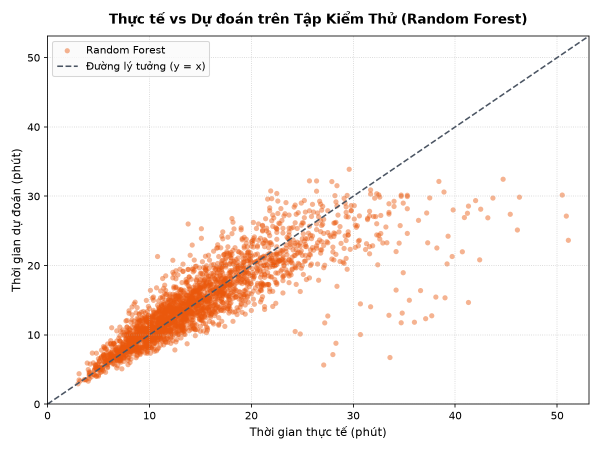
#> input picture food-eta/reports/actual_vs_pred.png, 1200 x 900 px (shown at 1/2 size)
$ python prepare_images.py --input-dir ../reports
#> lines starting #> are read from the running program, lines starting #| are printed output that depends on the picture
### food-eta/src/config.py
"""
config.py - Cấu hình dùng chung cho toàn bộ dự án Food ETA Đà Nẵng.
Cấu trúc phân cấp: Khu vực (REGIONS) -> Danh sách quán hư cấu -> Thực đơn món ăn.
Hoàn toàn không sử dụng tên quán thật hay địa chỉ thật.
"""
from pathlib import Path

# Thư mục gốc dự án food-eta
BASE_DIR = Path(__file__).resolve().parent.parent
DATA_DIR = BASE_DIR / "data"
MODELS_DIR = BASE_DIR / "models"
REPORTS_DIR = BASE_DIR / "reports"
STATIC_DIR = BASE_DIR / "app" / "static"
IMAGES_DIR = STATIC_DIR / "images"
BACKUP_MODELS_DIR = MODELS_DIR / "backup"

# Đảm bảo các thư mục tồn tại
DATA_DIR.mkdir(parents=True, exist_ok=True)
MODELS_DIR.mkdir(parents=True, exist_ok=True)
REPORTS_DIR.mkdir(parents=True, exist_ok=True)
STATIC_DIR.mkdir(parents=True, exist_ok=True)
IMAGES_DIR.mkdir(parents=True, exist_ok=True)
BACKUP_MODELS_DIR.mkdir(parents=True, exist_ok=True)

FEEDBACK_FILE = DATA_DIR / "feedback.csv"
REAL_ORDERS_TEMPLATE = DATA_DIR / "real_orders_template.csv"

# Cấu trúc phân cấp 3 khu vực -> 8 quán ăn hư cấu tại Đà Nẵng
# Cố ý có các quán cùng dòng món ở khu vực khác nhau (Mì Quảng, Bánh Xèo, Trà & Cà Phê)
# với tốc độ bếp, nhân sự và thời gian gốc khác nhau để người dùng so sánh.
REGIONS = [
    {
        "id": "hai_chau",
        "name": "Quận Hải Châu",
        "emoji": "🏙️",
        "tagline": "Trung tâm nhộn nhịp · Mì Quảng, cơm gà & trà phố",
        "stores": [
            {
                "store": "Mì Quảng Hạt Sen",
                "district": "Quận Hải Châu, Đà Nẵng",
                "emoji": "🍜",
                "description": "Mì Quảng nước nhưn đậm đà, bánh tráng mè giòn rụm",
                "open_hours": "06:30 – 21:30",
                "cover_image": "store-mi-quang.webp",
                "speed_factor": 0.92,
                "variance": 0.12,
                "staff_range": (1, 3),
                "dishes": [
                    {"dish": "Mì Quảng gà ta", "slug": "mi-quang-ga-ta", "group": "nuoc_dung", "base_time": 7.0, "image": "mi-quang-ga-ta.webp"},
                    {"dish": "Mì Quảng tôm thịt", "slug": "mi-quang-tom-thit", "group": "nuoc_dung", "base_time": 7.5, "image": "mi-quang-tom-thit.webp"},
                    {"dish": "Mì Quảng ếch đồng", "slug": "mi-quang-ech-dong", "group": "nuoc_dung", "base_time": 8.5, "image": "mi-quang-ech-dong.webp"},
                    {"dish": "Mì Quảng cá lóc", "slug": "mi-quang-ca-loc", "group": "nuoc_dung", "base_time": 9.0, "image": "mi-quang-ca-loc.webp"},
                    {"dish": "Mì Quảng bò tái", "slug": "mi-quang-bo-tai", "group": "nuoc_dung", "base_time": 8.0, "image": "mi-quang-bo-tai.webp"},
                ]
            },
            {
                "store": "Cơm Gà Phố Cổ",
                "district": "Quận Hải Châu, Đà Nẵng",
                "emoji": "🍗",
                "description": "Cơm gà xối mỡ vàng ươm, nấu bằng nước luộc gà thả vườn",
                "open_hours": "09:30 – 21:30",
                "cover_image": "store-com-ga.webp",
                "speed_factor": 0.88,
                "variance": 0.11,
                "staff_range": (2, 4),
                "dishes": [
                    {"dish": "Cơm gà xé Tam Kỳ", "slug": "com-ga-xe-tam-ky", "group": "com", "base_time": 6.0, "image": "com-ga-xe-tam-ky.webp"},
                    {"dish": "Cơm gà quay da giòn", "slug": "com-ga-quay-da-gion", "group": "com", "base_time": 7.5, "image": "com-ga-quay-da-gion.webp"},
                    {"dish": "Cơm gà luộc chặt", "slug": "com-ga-luoc-chat", "group": "com", "base_time": 6.5, "image": "com-ga-luoc-chat.webp"},
                    {"dish": "Cơm lòng mề gà xào nghệ", "slug": "com-long-me-ga-xao-nghe", "group": "com", "base_time": 7.0, "image": "com-long-me-ga-xao-nghe.webp"},
                ]
            },
            {
                "store": "Tiệm Trà Cố Đô",
                "district": "Quận Hải Châu, Đà Nẵng",
                "emoji": "🧋",
                "description": "Trà hoa ủ lạnh và cà phê phin rang mộc giữa lòng trung tâm",
                "open_hours": "07:00 – 22:30",
                "cover_image": "store-tiem-tra-co-do.webp",
                "speed_factor": 0.92,
                "variance": 0.13,
                "staff_range": (2, 3),
                "dishes": [
                    {"dish": "Cà phê muối Đà Nẵng", "slug": "ca-phe-muoi-da-nang", "group": "do_uong", "base_time": 4.2, "image": "ca-phe-muoi-da-nang.webp"},
                    {"dish": "Cà phê sữa đá phin", "slug": "ca-phe-sua-da", "group": "do_uong", "base_time": 3.5, "image": "ca-phe-sua-da.webp"},
                    {"dish": "Trà đào cam sả", "slug": "tra-dao-cam-sa", "group": "do_uong", "base_time": 3.8, "image": "tra-dao-cam-sa.webp"},
                    {"dish": "Trà vải lài thơm", "slug": "tra-vai-lai-thom", "group": "do_uong", "base_time": 3.8, "image": "tra-vai-lai-thom.webp"},
                    {"dish": "Trà sen vàng kem mặn", "slug": "tra-sen-vang", "group": "do_uong", "base_time": 4.8, "image": "tra-sen-vang.webp"},
                ]
            },
        ]
    },
    {
        "id": "son_tra",
        "name": "Quận Sơn Trà",
        "emoji": "🌊",
        "tagline": "Ven sông biển lộng gió · Bún chả cá, bánh xèo & mì Quảng",
        "stores": [
            {
                "store": "Bún Chả Cá Biển Xanh",
                "district": "Quận Sơn Trà, Đà Nẵng",
                "emoji": "🐟",
                "description": "Bún chả cá ngọt thanh từ cá biển tươi cập bến mỗi sáng",
                "open_hours": "06:00 – 21:00",
                "cover_image": "store-bun-cha-ca.webp",
                "speed_factor": 0.90,
                "variance": 0.10,
                "staff_range": (1, 3),
                "dishes": [
                    {"dish": "Bún chả cá đặc biệt", "slug": "bun-cha-ca-dac-biet", "group": "nuoc_dung", "base_time": 6.5, "image": "bun-cha-ca-dac-biet.webp"},
                    {"dish": "Bún cá thu tươi", "slug": "bun-ca-thu-tuoi", "group": "nuoc_dung", "base_time": 7.0, "image": "bun-ca-thu-tuoi.webp"},
                    {"dish": "Bún riêu cua đồng", "slug": "bun-rieu-cua-dong", "group": "nuoc_dung", "base_time": 6.0, "image": "bun-rieu-cua-dong.webp"},
                    {"dish": "Bún chả cá viên chiên", "slug": "bun-cha-ca-vien-chien", "group": "nuoc_dung", "base_time": 5.5, "image": "bun-cha-ca-vien-chien.webp"},
                ]
            },
            {
                "store": "Bánh Xèo Sông Hàn",
                "district": "Quận Sơn Trà, Đà Nẵng",
                "emoji": "🥞",
                "description": "Bánh xèo chảo gang giòn rụm kèm nem lụi và nước lèo béo",
                "open_hours": "10:00 – 22:00",
                "cover_image": "store-banh-xeo.webp",
                "speed_factor": 1.18,
                "variance": 0.18,
                "staff_range": (2, 4),
                "dishes": [
                    {"dish": "Bánh xèo tôm nhảy giòn", "slug": "banh-xeo-tom-nhay-gion", "group": "chien_nuong", "base_time": 13.0, "image": "banh-xeo-tom-nhay-gion.webp"},
                    {"dish": "Bánh xèo thịt bò bắp", "slug": "banh-xeo-thit-bo-bap", "group": "chien_nuong", "base_time": 12.5, "image": "banh-xeo-thit-bo-bap.webp"},
                    {"dish": "Nem lụi nướng than hoa", "slug": "nem-lui-nuong-than-hoa", "group": "chien_nuong", "base_time": 10.0, "image": "nem-lui-nuong-than-hoa.webp"},
                    {"dish": "Bò cuộn lá lốt nướng", "slug": "bo-cuon-la-lot-nuong", "group": "chien_nuong", "base_time": 11.0, "image": "bo-cuon-la-lot-nuong.webp"},
                ]
            },
            {
                "store": "Mì Quảng Gió Biển",
                "district": "Quận Sơn Trà, Đà Nẵng",
                "emoji": "🍲",
                "description": "Mì Quảng nấu mẻ nhỏ, đậm vị hải sản và thịt quê ven biển",
                "open_hours": "06:30 – 21:00",
                "cover_image": "store-mi-quang-gio-bien.webp",
                "speed_factor": 1.14,
                "variance": 0.14,
                "staff_range": (1, 2),
                "dishes": [
                    {"dish": "Mì Quảng gà ta", "slug": "mi-quang-ga-ta", "group": "nuoc_dung", "base_time": 8.2, "image": "mi-quang-ga-ta.webp"},
                    {"dish": "Mì Quảng tôm thịt", "slug": "mi-quang-tom-thit", "group": "nuoc_dung", "base_time": 8.6, "image": "mi-quang-tom-thit.webp"},
                    {"dish": "Mì Quảng ếch đồng", "slug": "mi-quang-ech-dong", "group": "nuoc_dung", "base_time": 9.5, "image": "mi-quang-ech-dong.webp"},
                    {"dish": "Mì Quảng sườn non", "slug": "mi-quang-suon-non", "group": "nuoc_dung", "base_time": 8.8, "image": "mi-quang-suon-non.webp"},
                    {"dish": "Mì Quảng thập cẩm", "slug": "mi-quang-thap-cam", "group": "nuoc_dung", "base_time": 9.2, "image": "mi-quang-thap-cam.webp"},
                ]
            },
        ]
    },
    {
        "id": "ngu_hanh_son",
        "name": "Quận Ngũ Hành Sơn",
        "emoji": "⛰️",
        "tagline": "Cung đường biển thoáng đãng · Cà phê muối & bánh xèo làng đá",
        "stores": [
            {
                "store": "Trà & Cà Phê Muối Bãi Biển",
                "district": "Quận Ngũ Hành Sơn, Đà Nẵng",
                "emoji": "☕",
                "description": "Cà phê muối béo mặn đặc trưng và trà trái cây mát lành",
                "open_hours": "07:00 – 22:30",
                "cover_image": "store-cafe-muoi.webp",
                "speed_factor": 0.75,
                "variance": 0.14,
                "staff_range": (1, 2),
                "dishes": [
                    {"dish": "Cà phê muối Đà Nẵng", "slug": "ca-phe-muoi-da-nang", "group": "do_uong", "base_time": 3.5, "image": "ca-phe-muoi-da-nang.webp"},
                    {"dish": "Cà phê cốt dừa đá", "slug": "ca-phe-cot-dua-da", "group": "do_uong", "base_time": 4.0, "image": "ca-phe-cot-dua-da.webp"},
                    {"dish": "Trà đào cam sả", "slug": "tra-dao-cam-sa", "group": "do_uong", "base_time": 3.0, "image": "tra-dao-cam-sa.webp"},
                    {"dish": "Trà vải lài thơm", "slug": "tra-vai-lai-thom", "group": "do_uong", "base_time": 3.0, "image": "tra-vai-lai-thom.webp"},
                    {"dish": "Sinh tố bơ sáp dừa", "slug": "sinh-to-bo-sap-dua", "group": "do_uong", "base_time": 5.0, "image": "sinh-to-bo-sap-dua.webp"},
                ]
            },
            {
                "store": "Bánh Xèo Làng Đá",
                "district": "Quận Ngũ Hành Sơn, Đà Nẵng",
                "emoji": "🥟",
                "description": "Bánh xèo vỏ mỏng đổ nhanh, mực sữa giòn và rau sống sạch",
                "open_hours": "10:30 – 22:00",
                "cover_image": "store-banh-xeo-lang-da.webp",
                "speed_factor": 0.94,
                "variance": 0.15,
                "staff_range": (1, 3),
                "dishes": [
                    {"dish": "Bánh xèo tôm nhảy giòn", "slug": "banh-xeo-tom-nhay-gion", "group": "chien_nuong", "base_time": 11.0, "image": "banh-xeo-tom-nhay-gion.webp"},
                    {"dish": "Bánh xèo thịt bò bắp", "slug": "banh-xeo-thit-bo-bap", "group": "chien_nuong", "base_time": 10.5, "image": "banh-xeo-thit-bo-bap.webp"},
                    {"dish": "Bánh xèo mực sữa", "slug": "banh-xeo-muc-sua", "group": "chien_nuong", "base_time": 11.5, "image": "banh-xeo-muc-sua.webp"},
                    {"dish": "Nem lụi nướng than hoa", "slug": "nem-lui-nuong-than-hoa", "group": "chien_nuong", "base_time": 8.5, "image": "nem-lui-nuong-than-hoa.webp"},
                    {"dish": "Bò cuộn lá lốt nướng", "slug": "bo-cuon-la-lot-nuong", "group": "chien_nuong", "base_time": 9.5, "image": "bo-cuon-la-lot-nuong.webp"},
                ]
            },
        ]
    },
]

# Bảng tra cứu phẳng (Flat lookup) tự động xây từ REGIONS để các module ML & API dùng thuận tiện
STORES = {}
STORE_TO_REGION = {}
for _region in REGIONS:
    for _store_cfg in _region["stores"]:
        _s_name = _store_cfg["store"]
        _entry = dict(_store_cfg)
        _entry["region_id"] = _region["id"]
        _entry["region_name"] = _region["name"]
        STORES[_s_name] = _entry
        STORE_TO_REGION[_s_name] = _region["name"]

# Danh sách hình thức nhận món (Channel)
CHANNELS = ["tai_quan", "mang_di", "giao_app"]
CHANNEL_LABELS = {
    "tai_quan": "Ăn tại quán",
    "mang_di": "Mang đi",
    "giao_app": "Giao qua app"
}

# Hệ số ảnh hưởng của 2 đặc trưng (đặt ở 1 chỗ để dễ tinh chỉnh)
CHANNEL_EFFECTS = {
    "tai_quan": {"extra_minutes": 0.0, "noise_scale": 1.0},
    "mang_di": {"extra_minutes": 1.5, "noise_scale": 1.1},   # +1-2 phút đóng gói hộp, túi
    "giao_app": {"extra_minutes": 3.0, "noise_scale": 1.25}  # +2-4 phút gom đơn, giao tài xế, dao động lớn hơn
}

# Tương tác queue × staff: queue_effect / (STAFF_INTERACTION_BASE + STAFF_INTERACTION_SLOPE * staff)
STAFF_INTERACTION_BASE = 0.6
STAFF_INTERACTION_SLOPE = 0.4

# Tên các nhóm món (chỉ dùng nội bộ cho mô hình và thống kê, KHÔNG trả ra giao diện web)
DISH_GROUP_NAMES = {
    "nuoc_dung": "Món nước / Mì",
    "com": "Món cơm",
    "chien_nuong": "Chiên / Nướng",
    "do_uong": "Đồ uống / Cà phê"
}

# Danh sách features dùng để huấn luyện và dự đoán (giữ nguyên, KHÔNG thêm đặc trưng mới)
CATEGORICAL_FEATURES = ["store", "dish", "dish_group", "weekday", "channel"]
NUMERIC_FEATURES = ["qty", "hour", "is_weekend", "queue", "staff"]
ALL_FEATURES = CATEGORICAL_FEATURES + NUMERIC_FEATURES

TARGET_COL = "minutes"

### food-eta/scripts/prepare_images.py
"""
prepare_images.py - Chuẩn hóa toàn bộ ảnh quán và ảnh món ăn về cùng tỉ lệ, kích thước cố định.
- Ảnh quán (store-*.webp): tỉ lệ 16:9 -> 800 x 450 px (WebP)
- Ảnh món ăn (*.webp):     tỉ lệ 4:3  -> 800 x 600 px (WebP)

Sử dụng Pillow ImageOps.fit (cắt giữa theo trọng tâm tùy chỉnh từng ảnh nếu cần + LANCZOS resize).
Kiểm tra đối chiếu với src/config.py và liệt kê các ảnh còn thiếu (nếu có).

Cách chạy:
    python scripts/prepare_images.py
    python scripts/prepare_images.py --input-dir path/to/raw_photos
"""
import sys
import argparse
from pathlib import Path
from PIL import Image, ImageOps

BASE_DIR = Path(__file__).resolve().parent.parent
sys.path.insert(0, str(BASE_DIR))

from src.config import STORES, IMAGES_DIR

# Kích thước chuẩn cố định
STORE_SIZE = (800, 450)  # 16:9 cho ảnh bìa quán
DISH_SIZE = (800, 600)   # 4:3 cho ảnh món ăn
WEBP_QUALITY = 85

# Trọng tâm cắt tùy chỉnh (cx, cy) trong khoảng [0.0, 1.0], mặc định (0.5, 0.5) là cắt chính giữa.
# Có thể chỉnh từng ảnh nếu phần chính của món lệch lên trên (cy=0.35) hoặc xuống dưới (cy=0.65).
CROP_FOCUS: dict[str, tuple[float, float]] = {
    "ca-phe-muoi-da-nang.webp": (0.5, 0.45),
    "tra-dao-cam-sa.webp": (0.5, 0.55),
    "store-mi-quang.webp": (0.5, 0.55),
}

SUPPORTED_EXTS = {".webp", ".jpg", ".jpeg", ".png"}


def get_required_images() -> tuple[set[str], set[str]]:
    """Trả về (store_images, dish_images) khai báo trong src/config.py."""
    store_imgs = set()
    dish_imgs = set()
    for s_info in STORES.values():
        store_imgs.add(s_info["cover_image"])
        for d in s_info["dishes"]:
            dish_imgs.add(d["image"])
    return store_imgs, dish_imgs


def process_single_image(src_path: Path, dst_path: Path, target_size: tuple[int, int], focus: tuple[float, float] = (0.5, 0.5)):
    """Đọc ảnh nguồn, sửa xoay EXIF, cắt theo tỉ lệ chuẩn (center/focus crop) và lưu WebP."""
#> called with target_size = (800, 600), focus = (0.5, 0.5)
    with Image.open(src_path) as img:
#> img is the input picture: PIL image 1200x900 RGBA; mean R, G, B, A 248.8, 242.8, 239.8, 255
        img = ImageOps.exif_transpose(img)
        if img.mode not in ("RGB", "RGBA"):
            img = img.convert("RGB")
        elif img.mode == "RGBA":
            bg = Image.new("RGB", img.size, (255, 255, 255))
#> bg: PIL image 1200x900 RGB; every value is 255
            bg.paste(img, mask=img.split()[3])
            img = bg
        fitted = ImageOps.fit(img, target_size, method=Image.Resampling.LANCZOS, centering=focus)
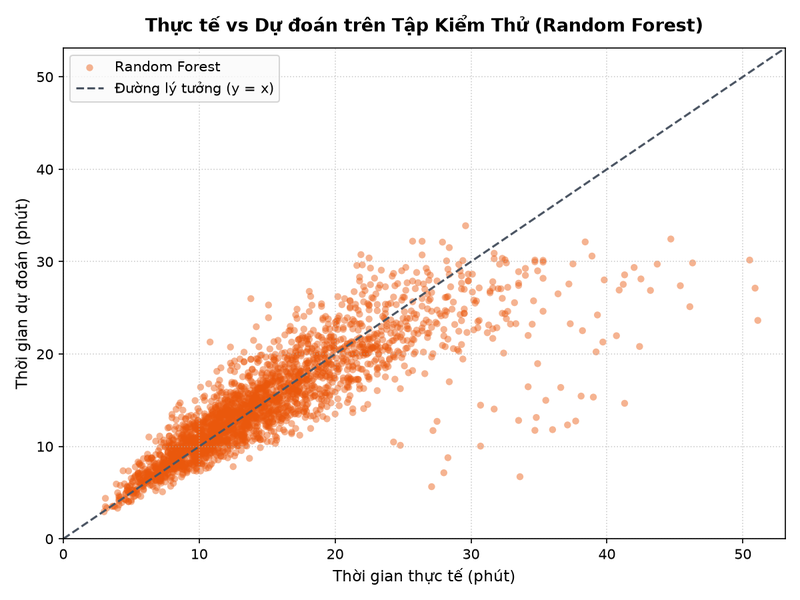
#> fitted: PIL image 800x600 RGB; mean R, G, B 248.6, 242.6, 239.5
        fitted.save(dst_path, format="WEBP", quality=WEBP_QUALITY, method=6)


def main():
    parser = argparse.ArgumentParser(description="Chuẩn hóa kích thước ảnh quán (16:9) và ảnh món (4:3).")
    parser.add_argument("--input-dir", type=str, default=None, help="Thư mục chứa ảnh nguồn thô (.jpg/.png/.webp) cần đưa vào static/images/")
    args = parser.parse_args()

    store_imgs, dish_imgs = get_required_images()
    all_required = store_imgs | dish_imgs

    print("=" * 70)
    print("🖼️  CHUẨN HÓA ẢNH QUÁN (16:9 · 800x450) & ẢNH MÓN (4:3 · 800x600)")
    print("=" * 70)

    # Nếu có thư mục input-dir, xử lý và chuyển đổi sang app/static/images/<stem>.webp
    if args.input_dir:
        in_dir = Path(args.input_dir)
        if not in_dir.exists():
            print(f"❌ Không tìm thấy thư mục nguồn: {in_dir}")
            return
        for p in sorted(in_dir.iterdir()):
            if p.is_file() and p.suffix.lower() in SUPPORTED_EXTS:
                out_name = f"{p.stem}.webp"
                dst = IMAGES_DIR / out_name
                is_store = out_name.startswith("store-") or out_name in store_imgs
                size = STORE_SIZE if is_store else DISH_SIZE
                focus = CROP_FOCUS.get(out_name, (0.5, 0.5))
                process_single_image(p, dst, size, focus)
                print(f"  [Import] {p.name} -> {out_name} ({size[0]}x{size[1]})")
#> pass 2 of the loop in main, `for p in sorted(in_dir.iterdir()):`:
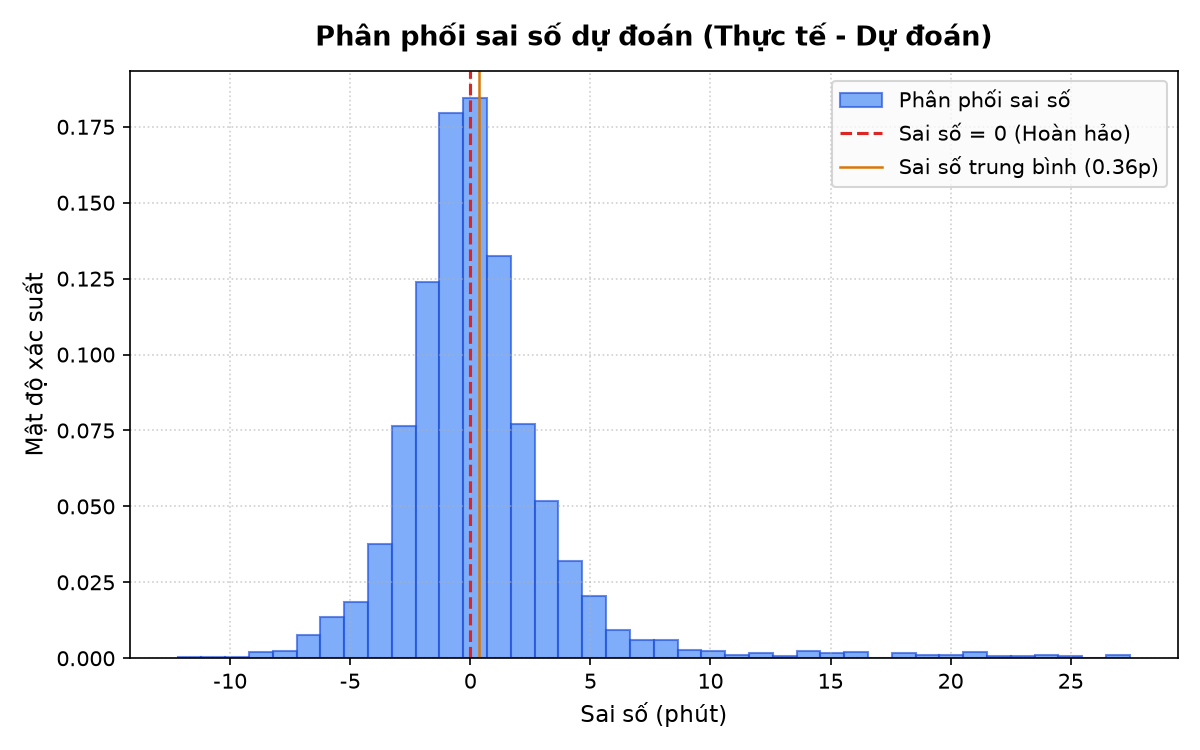
#> input picture food-eta/reports/error_distribution.png, 1200 x 750 px
#> in process_single_image, img is the input picture: PIL image 1200x750 RGBA; mean R, G, B, A 238.2, 241.4, 247.7, 255
#> in process_single_image (call 2), `fitted = ImageOps.fit(img, target_size, method=Image.Resampling.LANCZO..`:
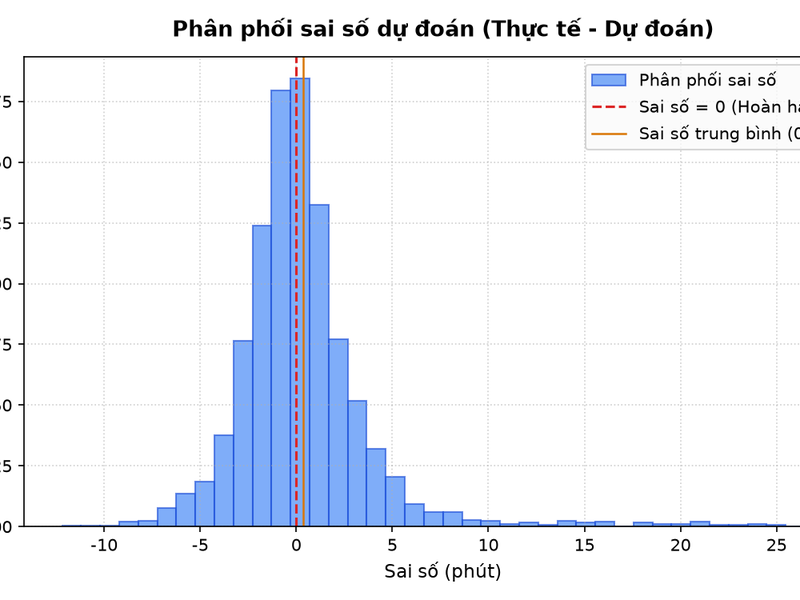
#> fitted: PIL image 800x600 RGB; mean R, G, B 236.1, 240, 247.5

    # Chuẩn hóa mọi file ảnh đang nằm trong app/static/images/
    processed_count = 0
    for p in sorted(IMAGES_DIR.iterdir()):
        if not p.is_file() or p.suffix.lower() not in SUPPORTED_EXTS:
            continue
        out_name = f"{p.stem}.webp"
        dst = IMAGES_DIR / out_name
        is_store = out_name.startswith("store-") or out_name in store_imgs
        size = STORE_SIZE if is_store else DISH_SIZE
        focus = CROP_FOCUS.get(out_name, (0.5, 0.5))

        # Kiểm tra nếu đã đúng định dạng webp và đúng kích thước thì bỏ qua hay vẫn chuẩn hóa
        needs_work = True
        if p.suffix.lower() == ".webp":
            with Image.open(p) as im:
                if im.size == size:
                    needs_work = False

        if needs_work:
            process_single_image(p, dst, size, focus)
            if p != dst and p.exists():
                p.unlink()  # Xóa file nguồn không phải webp sau khi đã convert
            processed_count += 1
            print(f"  ✅ Đã chuẩn hóa: {out_name:32s} -> {size[0]}x{size[1]} WebP")
#> pass 2 of the loop in main, `for p in sorted(IMAGES_DIR.iterdir()):`:

    # Kiểm tra đối chiếu toàn bộ ảnh khai báo trong config.py
    existing_webp = {p.name for p in IMAGES_DIR.glob("*.webp")}
    missing_stores = sorted(store_imgs - existing_webp)
    missing_dishes = sorted(dish_imgs - existing_webp)

    print("-" * 70)
    print(f"📦 Tổng số ảnh khai báo trong config: {len(all_required)} ({len(store_imgs)} quán + {len(dish_imgs)} món)")
    print(f"✨ Đã xử lý / cắt tỉ lệ lại trong lần chạy này: {processed_count} ảnh")
    print(f"✅ Hiện có sẵn: {len(all_required & existing_webp)}/{len(all_required)} ảnh chuẩn kích thước")

    if missing_stores or missing_dishes:
        print("\n⚠️  DANH SÁCH ẢNH CÒN THIẾU (đặt đúng tên file rồi chạy lại script):")
        for m in missing_stores:
            print(f"   - [Quán 16:9] {m}")
        for m in missing_dishes:
            print(f"   - [Món  4:3 ] {m}")
    else:
        print("\n🎉 TẤT CẢ ẢNH QUÁN VÀ ẢNH MÓN ĐỀU ĐÃ ĐẦY ĐỦ VÀ ĐÚNG KÍCH THƯỚC CHUẨN!")
    print("=" * 70)


if __name__ == "__main__":
    main()
